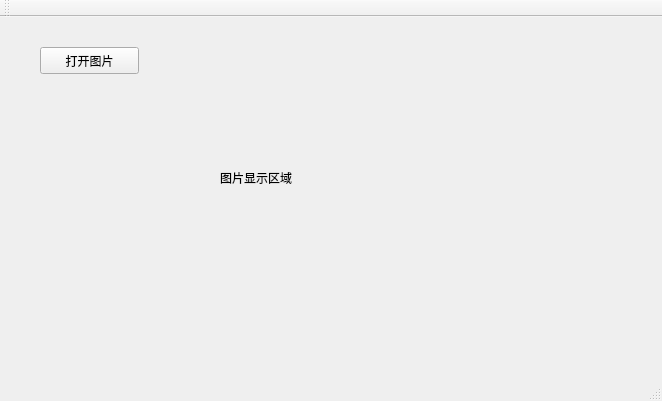
<?xml version="1.0" encoding="UTF-8"?>
<ui version="4.0">
 <class>MainWindow</class>
 <widget class="QMainWindow" name="MainWindow">
  <property name="geometry">
   <rect>
    <x>0</x>
    <y>0</y>
    <width>662</width>
    <height>401</height>
   </rect>
  </property>
  <property name="windowTitle">
   <string>MainWindow</string>
  </property>
  <widget class="QWidget" name="centralWidget">
   <widget class="QPushButton" name="openButton">
    <property name="geometry">
     <rect>
      <x>40</x>
      <y>30</y>
      <width>99</width>
      <height>27</height>
     </rect>
    </property>
    <property name="text">
     <string>打开图片</string>
    </property>
   </widget>
   <widget class="QLabel" name="imageLabel">
    <property name="geometry">
     <rect>
      <x>220</x>
      <y>10</y>
      <width>421</width>
      <height>301</height>
     </rect>
    </property>
    <property name="text">
     <string>图片显示区域</string>
    </property>
   </widget>
  </widget>
  <widget class="QMenuBar" name="menuBar">
   <property name="geometry">
    <rect>
     <x>0</x>
     <y>0</y>
     <width>662</width>
     <height>25</height>
    </rect>
   </property>
  </widget>
  <widget class="QToolBar" name="mainToolBar">
   <attribute name="toolBarArea">
    <enum>TopToolBarArea</enum>
   </attribute>
   <attribute name="toolBarBreak">
    <bool>false</bool>
   </attribute>
  </widget>
  <widget class="QStatusBar" name="statusBar"/>
 </widget>
 <layoutdefault spacing="6" margin="11"/>
 <resources/>
 <connections/>
</ui>
